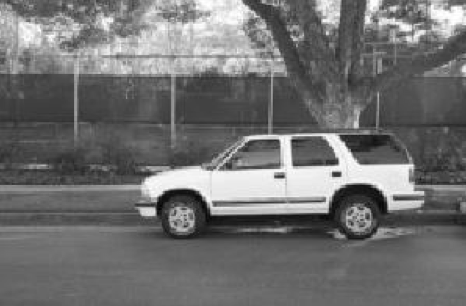
#> input picture bio_image/P2_car.png, 466 x 306 px
$ jupyter execute --allow-errors RANSAC_Hough_Watershed.ipynb   (shell and % lines are left out)   (older library calls are emulated)
#> lines starting #> are read from the running program, lines starting #| are printed output that depends on the picture; after the words box and inside, x2 and y2 are one past the last pixel; in counts of white or black regions, pixels touching at a corner belong together
# Guannan Shen BIOS 7718 Bio Image  HW2

[cell 1]
# modules
import numpy as np
import pandas as pd
import cv2
import matplotlib.pyplot as plt
import math


from mpl_toolkits.mplot3d import Axes3D
from skimage.measure import LineModelND, ransac

import scipy.ndimage as ndi
from skimage.morphology import watershed
from skimage.filters import sobel

# current working directory
import os
os.getcwd()

## RANdom SAmple Consensus (RANSAC)

### Basic Theory
RANSAC is a general framework for model fitting when there are outliers. Here we are going to apply this method to fit 3D lines with present of outliers.

In this case, the RANSAC algorithm works as (from skimage.measure):
1. 2 points (n) are required to fit the model. The model here is total least squares estimator for 3-dimensional lines.
2. The number of iterations required k. And we know we have 30 out of 130, 30 out of 150 and 20 out of 150 inliers. Thus, the k is decided by $(1 - (1 - \epsilon)^n)^k <= 0.01$ where $\epsilon$ is the proportion of outliers.
3. Define the threshold t to identify a point that fits well.
4. For k iterations,
  -  each time, draw 2 points from data, randomly and uniformly.
  -  Fit a 3D line of these 2 points.
  -  For each data points beside these 2, test the distance from the point to the line against t, threshold. Get well-fitted data points.
  -  Another parameter, which is not user-defined in this function, d, is the cutoff for the number of good fit data. If there are d or more points close to the fitted line, this fitted line will be added to the collection of good fits.
5. From the collection of good fits, choose the best one based on the fitting error.

### Fit one line

[cell 2]
# generate data
np.random.seed(1932)
# number of inliers
n = 30
m = 20

# inliers 1
A1 = np.repeat(np.linspace(0.4,0.69, n), 2)
xy1 = np.reshape(A1, (-1, 2))
def getz1(xy):
    return (1 - xy[0]- 2*xy[1])/3

z1 = np.apply_along_axis( getz1, axis=1, arr=xy1 ).reshape(-1, 1)
xyz1 = np.hstack((xy1, z1))
# noise
mean = [0,0,0]
cov = (0.01**2)*np.identity(3)
noise1 = np.random.multivariate_normal(mean, cov, n)
# final inlier
xyz_n = xyz1 + noise1


# inliers 2
A2 = np.repeat(np.linspace(0.4,0.59, m), 2)
xy2 = np.reshape(A2, (-1, 2))
def getz2(xy):
    return (1 - xy[0]- xy[1])

z2 = np.apply_along_axis( getz2, axis=1, arr=xy2 ).reshape(-1, 1)
xyz2 = np.hstack((xy2, z2))
# noise
noise2 = np.random.multivariate_normal(mean, cov, m)
xyz_m = xyz2 + noise2

# outliers
n_o = 100
out = np.random.uniform(low = 0,high = 1,size=(n_o, 3))

# get data 1
data1 = np.vstack( (xyz_n, out))
# get data 2
data2 = np.vstack( (data1, xyz_m))

# solve k base = (1 - (1 - 130/150)**3 )
# (1 - (1 - 130/150)**3 )**1941
# (1 - (1 - 100/130)**3 )**373
# (1 - (1 - 120/150)**3 )**575

To have a hint of the threshold.

[cell 3]
# distance of point to a plane
# a*x + b*y + c*y + d = 0
def shortest_distance_1(out):
    a,b,c,d = [1,2,3,-1]
    x1, y1, z1 = out
    d = abs((a * x1 + b * y1 + c * z1 + d))
    e = (math.sqrt(a * a + b * b + c * c))
    return d/e
d = np.apply_along_axis(shortest_distance_1, axis=1, arr = out ).reshape(-1, 1)
print(d.min())

# [6 lines of commented-out code are left out]

[cell 4]
np.random.seed(1932)
model_robust, inliers = ransac(data1, LineModelND, min_samples=2, residual_threshold=0.03, max_trials=373)
print(sum(inliers[:30]))
print(sum(inliers[30:130]))

[cell 5]
ground_truth1 = np.concatenate( (np.repeat(True, n), np.repeat(False, n_o)) )
print(ground_truth1.shape)
print( sum(ground_truth1) )
outliers = ground_truth1 == False

[cell 6]
# model_robust.predict()
# model_robust.predict( [:,2] )
predict = model_robust.predict( xyz_n[:,0] )

[cell 7]
fig = plt.figure(figsize=(8, 8))
ax = fig.add_subplot(111, projection='3d')
ax.scatter(data1[inliers][:, 0], data1[inliers][:, 1], data1[inliers][:, 2], c='r', marker='o', label='Detected: Inliers')
ax.scatter(data1[outliers][:, 0], data1[outliers][:, 1],data1[outliers][:, 2], c='b', marker='o', label='Truth: Outliers')
ax.scatter(data1[ground_truth1][:, 0], data1[ground_truth1][:, 1], data1[ground_truth1][:, 2], c='g', marker='o', label='Truth: Inliers')
ax.plot(predict[:, 0], predict[:, 1], predict[:, 2], '-k', label='Robust Line Model')
ax.legend(loc='lower left')
plt.show()

30 true inliers are detected. 0 outliers are classified as inliers.

### Fit two lines

[cell 8]
# first fit 30 inliers
np.random.seed(1932)
model_robust1, inliers1 = ransac(data2, LineModelND, min_samples=2, residual_threshold=0.03, max_trials=575)
print(sum(inliers1[:30]))
print(sum(inliers1[30:130]))
print(sum(inliers1[130:150]))

[cell 9]
np.random.seed(1932)
model_robust2, inliers2 = ransac(data2, LineModelND, min_samples=2, residual_threshold=0.0278, max_trials=1941)
print(sum(inliers2[:30]))
print(sum(inliers2[30:130]))
print(sum(inliers2[130:150]))

[cell 10]
# prediction
predict1 = model_robust1.predict( xyz_n[:, 0] )
predict2 = model_robust2.predict( xyz_m[:, 0] )

[cell 11]
fig = plt.figure(figsize=(8, 8))
ax = fig.add_subplot(111, projection='3d')
ax.scatter(data2[inliers1][:, 0], data2[inliers1][:, 1], data2[inliers1][:, 2], c='r', marker='o', label='Detected: Inliers Model 1')
ax.scatter(data2[inliers2][:, 0], data2[inliers2][:, 1], data2[inliers2][:, 2], c='b', marker='o', label='Detected: Inliers Model 2')
ax.scatter(data1[outliers][:, 0], data1[outliers][:, 1],data1[outliers][:, 2], c='g', marker='o', label='Truth: Outliers')
ax.plot(predict1[:, 0], predict1[:, 1], predict1[:, 2], '-k', label='Robust Line Model1')
ax.plot(predict2[:, 0], predict2[:, 1], predict2[:, 2], '-y', label='Robust Line Model2')
ax.legend(loc='lower left')
plt.show()

## Object detection using Hough transform.

### Apply Hough transform to circle detection, particularly for car wheels detection

#### Basic Theory
**Hough transform** is used to link edge points. In this case, we want to find circle edges. In general, Hough transform is the transformation from the image space to the parameter space. Given the equation of circle if the radius is unknown:
$$(a - x_0)^2 + (b - y_0)^2 = r^2$$
All cirles in the image space passing through the point $(x_0, y_0)$ correspond to a cone surface in the abr-parameter space. For all the points in the image space on the same circle, their associated cones intersect at a common point $(a_0, b_0, r_0)$ in the parameter space.
Thus, we need a three dimensional accumulator.
And the circle detection is to find the local maxima in the parameter space.

**Bilateral Filtering**
The bilateral filter, *cv2.bilateralFilter()*, which was defined for, and is highly effective at noise removal while preserving edges.

**Median Filter**
For small to moderate levels of (Gaussian) noise, the median filter is demonstrably better than Gaussian blur at **removing noise whilst preserving edges** for a given, fixed window size. However, its performance is not that much better than Gaussian blur for high levels of noise, whereas, for speckle noise and salt and pepper noise (impulsive noise), it is particularly effective.

#### Implementation
cv2.HoughCircles() from python cv2 was used here. This function takes single channel 8-bit grayscale image. The output is a vector of $(x, y, radius)$.

[cell 12]
# This image is greyscale
# 0 means read as greyscale
img = cv2.imread("P2_car.png",0)
#> img is the input picture: shape (306, 466); min 3, max 255, mean 112.1
print(img.shape)
#| (306, 466)

[cell 13]
# show
plt.imshow(img, cmap = 'gray')
plt.xticks([]), plt.yticks([]) # to hide tick values on X and Y axis
plt.suptitle('Original Image')
plt.show()

This is to provide hints for parameters in cv2.HoughCircles().

[cell 14]
# gaussian filter to blur
blur = cv2.GaussianBlur(img,(7,7),0)
median = cv2.medianBlur(img,7)
# canny edge detection
edges = cv2.Canny(median, 100, 200, apertureSize = 3, L2gradient = True)
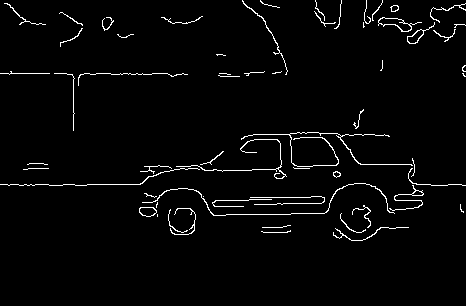
#> edges: shape (306, 466); 2.6% white in thin lines or dots, all inside (x1, y1, x2, y2) = (0, 0, 466, 241)

plt.imshow(edges, cmap = 'gray')
plt.xticks([]), plt.yticks([]), plt.suptitle('Edge Image')
plt.show()

[cell 15]
# hough circle detection
# first int 1 means the same resolution as the input image
# minDist is the distance between nearby circle
# param1 is the maxVal for canny detection
# param2 is the accumulator threshold
circles = cv2.HoughCircles(median,cv2.HOUGH_GRADIENT, 1, minDist = 120, param1=200,param2=20,minRadius=10,maxRadius=30)
#> circles = [[356.5, 211.5, 28.3], [181.5, 218.5, 13.2]]
circles = np.uint16(np.around(circles))
#> circles = [[356, 212, 28], [182, 218, 13]]
print(circles)
#| [[[356 212  28]
#|   [182 218  13]]]

[cell 16]
cimg = cv2.cvtColor(img,cv2.COLOR_GRAY2BGR)
for i in circles[0,:]:
    # draw the outer circle
    cv2.circle(cimg,(i[0],i[1]),i[2],(0,255,0),2)
    # draw the center of the circle
    cv2.circle(cimg,(i[0],i[1]),2,(255,0,0),3)
#> this loop made 2 passes
#> cimg: shape (306, 466, 3); 0.6% of pixels changed, all inside (x1, y1, x2, y2) = (168, 183, 386, 242)

# show image
plt.imshow(cimg, cmap = 'gray')
plt.xticks([]), plt.yticks([]), plt.suptitle('Detected Circles')
plt.show()

### Apply Hough transform to nucleus detection

[cell 17]
# show
# This image is RGB
img = cv2.imread("P2_nuclei.png")
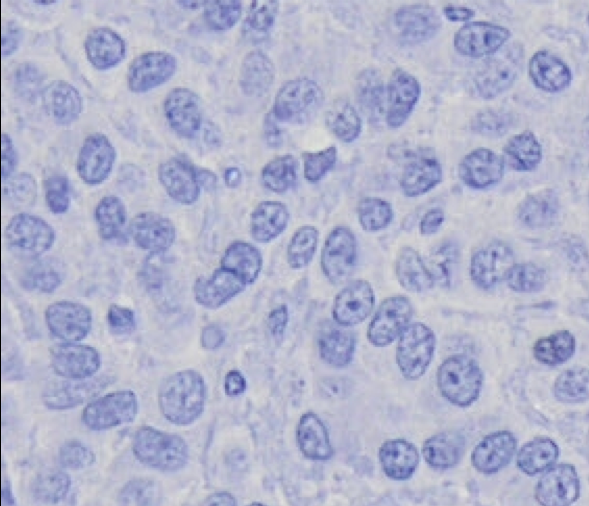
#> input picture bio_image/P2_nuclei.png, 589 x 506 px
#> img is the input picture: shape (506, 589, 3); mean B, G, R 205.1, 179.6, 177

image = cv2.cvtColor(img, cv2.COLOR_BGR2RGB)
plt.axis("off")
plt.imshow(image)
plt.suptitle('Original Image RGB')
plt.show()

[cell 18]
# grayscale
cimg = cv2.cvtColor(img, cv2.COLOR_BGR2GRAY)
#> cimg: shape (506, 589)

plt.axis("off"), plt.suptitle('Original Image')
plt.imshow(cimg, cmap = 'gray')
plt.show()

[cell 19]
# gaussian filter to blur
blur = cv2.GaussianBlur(cimg,(5,5),0)
#> blur: shape (506, 589)
# kernel size 5
median = cv2.medianBlur(cimg,5)
#> median: shape (506, 589)
# canny edge detection
edges = cv2.Canny(median, 40, 80, apertureSize = 3, L2gradient = True)
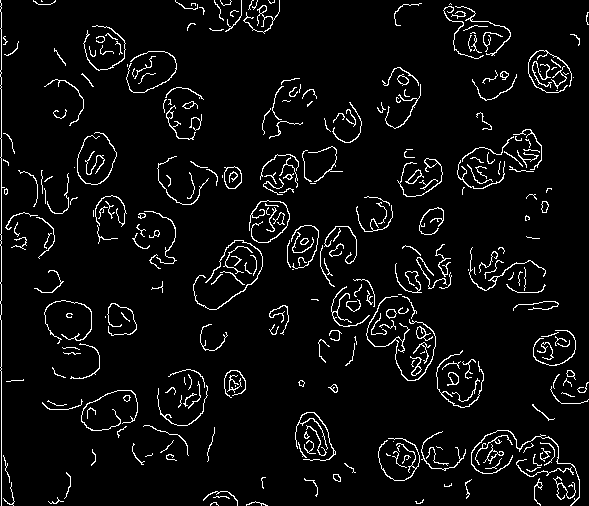
#> edges: shape (506, 589); 5.2% white in thin lines or dots

plt.imshow(edges, cmap = "gray")
plt.xticks([]), plt.yticks([]), plt.suptitle('Edge Image')
plt.show()

[cell 20]
circles = cv2.HoughCircles(median,cv2.HOUGH_GRADIENT, 1, minDist = 35, param1=80,param2=10,minRadius=15,maxRadius=30)
#> circles = 78 rows, first 8: [103.5, 48.5, 20.2], [456.5, 381.5, 19.3], [487.5, 457.5, 16.7], [300.5, 105.5, 27.1], [180.5, 403.5, 21.6], [272.5, 224.5, 23.5], [390.5, 323.5, 27.2], [77.5, 354.5, 23.9]
circles = np.uint16(np.around(circles))
#> circles = 78 rows, first 8: [104, 48, 20], [456, 382, 19], [488, 458, 17], [300, 106, 27], [180, 404, 22], [272, 224, 24], [390, 324, 27], [78, 354, 24]
circles.shape[1]
#> Out = 78

[cell 21]
# This image is RGB
img = cv2.imread("P2_nuclei.png")
for i in circles[0,:]:
    # draw the center of the circle
    cv2.circle(img,(i[0],i[1]),2,(0,0,255),3)
#> this loop made 78 passes
#> i on passes 1 to 12: [104, 48, 20], [456, 382, 19], [488, 458, 17], [300, 106, 27], [180, 404, 22], [272, 224, 24], [390, 324, 27], [78, 354, 24], [154, 232, 20], [278, 176, 17], [154, 76, 27], [400, 458, 22]
#> img: shape (506, 589, 3); 1.07% of pixels changed, all inside (x1, y1, x2, y2) = (6, 2, 575, 497)

# show image
plt.imshow(cv2.cvtColor(img, cv2.COLOR_BGR2RGB))
plt.xticks([]), plt.yticks([]), plt.suptitle('Detected Circles')
plt.show()

There are 75 nuclei detected.

## Object segmentation using watershed transform.

### Coins Segmentation
Apply marker-controlled watershed to image segmentation for P3_coins.png. You might want to use the erosion morphology operation to find the markers. Please draw the segmented boundaries/contours on the original image and mark the contours with different colors, one per segment.

#### Watershed transform
**Watershed transform** interprets the grayscale image as topological map where intensity denotes hills or valleys. It is often applied to the gradient of the image for segmentation.

Basically, the algorithm starts filling local maxima (isolated valleys) with different colored water (labels). As the water rises, depending on the surrounding hills (gradients), water from nearby valleys will start to merge. To avoid that, dams will be built in the locations where water merges. Keeps this process untill all the peaks are under the water. As a result, these dams are the boundaries of the segmented regions.

Usually, this method suffers from over-segmentation due to noise and irrelevant details. Thus, in practice, **marker-based watershed** algorithm is always used. Particularly, both internal markers, associated with objects of interest and external markers, associated with image background are used.

[cell 22]
# This image is grayscale # 0 means read as grayscale
img = cv2.imread("P3_coins.png",0)
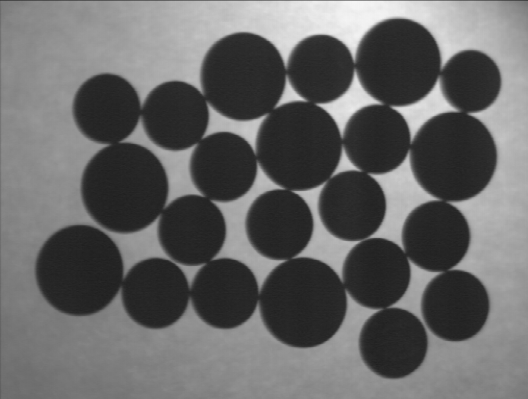
#> input picture bio_image/P3_coins.png, 528 x 399 px
#> img is the input picture: shape (399, 528); min 31, max 245, mean 102.6
plt.axis("off"), plt.suptitle('Original Image')
plt.imshow(img, cmap = 'gray')
plt.show()

There is no overlapping in the orginical image.

[cell 23]
# Otsu’s binarization thresholding
# return value and binary image
ret, thresh = cv2.threshold(img,0,255,cv2.THRESH_BINARY_INV+cv2.THRESH_OTSU)
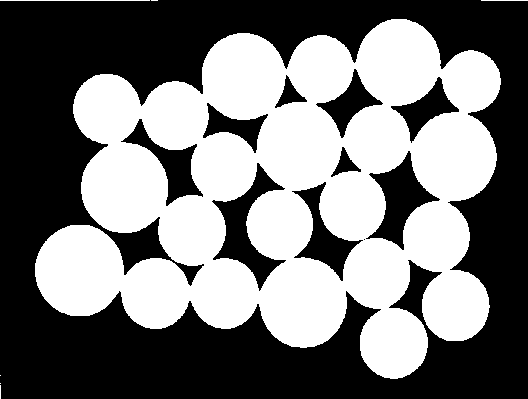
#> thresh: shape (399, 528); 46.3% white; 7 white regions (4 under 20 px), largest, box (x1, y1, x2, y2) and area: (35, 19, 501, 379) 97344, (0, 0, 150, 1) 150, (481, 0, 528, 1) 47
#> ret = 98

[cell 24]
# Erosion morphology removes the boundary pixels.
# So whatever remaining, we can be sure it is coin.
# opening (erosion followed by dilation) to remove noise
kernel = np.ones((5,5),np.uint8)
opening = cv2.morphologyEx(thresh, cv2.MORPH_OPEN, kernel, iterations = 2)
#> opening: shape (399, 528); 46.2% white; 1 white region, box (x1, y1, x2, y2) and area: (35, 19, 500, 378) 97240
############# foreground ##############
############ erosion morphology operation to find the markers
sure_fg = cv2.erode(opening,kernel,iterations = 5)
#> sure_fg: shape (399, 528); 19.8% white; 22 white regions, largest, box (x1, y1, x2, y2) and area: (46, 236, 114, 305) 3227, (92, 153, 157, 222) 3129, (270, 268, 336, 337) 3102

[cell 25]
# Dilation increases object boundary to background.
# This way, we can make sure whatever region in background in result
# is really a background, since boundary region is removed.
# sure background area
sure_bg = cv2.dilate(opening,kernel,iterations = 5)
#> sure_bg: shape (399, 528); 65% white; 6 black regions, box (x1, y1, x2, y2) and area: (0, 0, 528, 399) 73239, (394, 179, 411, 210) 265, (131, 241, 149, 250) 105, (175, 160, 181, 185) 92, (321, 244, 336, 253) 52, (235, 211, 239, 248) 49

[cell 26]
# making markers
unknown = cv2.subtract(sure_bg,sure_fg)
#> unknown: shape (399, 528); 45.2% white; 1 white region, box (x1, y1, x2, y2) and area: (25, 9, 510, 388) 95260
# Marker labelling
ret, markers = cv2.connectedComponents(sure_fg)
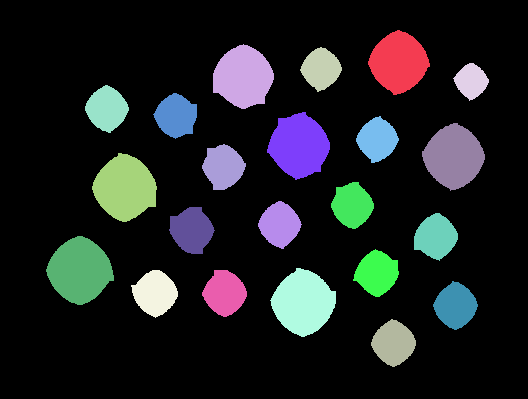
#> markers: shape (399, 528) int32; 23 distinct labels, from 0 to 22; one colour per label, 0 black
#> ret = 23
# Add one to all labels so that sure background is not 0, but 1
markers += 1
#> markers: shape (399, 528) int32; 23 distinct labels, from 1 to 23
# Now, mark the region of unknown with zero
markers[unknown==255] = 0
#> markers: shape (399, 528) int32; 24 distinct labels, from 0 to 23

[cell 27]
# gray to BGR
img_bgr = cv2.cvtColor(img, cv2.COLOR_GRAY2BGR)
# segmentation
seg = cv2.watershed(img_bgr, markers)
#> seg: shape (399, 528) int32; 24 distinct labels, from -1 to 23
img_bgr[seg == -1] = [0,255,0]
#> img_bgr: shape (399, 528, 3); 2.93% of pixels changed, all inside (x1, y1, x2, y2) = (0, 0, 528, 399)

[cell 28]
# final images
fig = plt.figure(figsize=(9, 13))
ax = []
fig.suptitle("Coins Segmentation", fontsize=16)

ax.append(fig.add_subplot(3, 2, 1))
ax[-1].set_title("Thresholding")
plt.imshow(thresh, cmap = 'gray')
plt.axis("off")

ax.append(fig.add_subplot(3, 2, 2))
ax[-1].set_title("Denoising Image")
plt.imshow(opening, cmap = 'gray')
plt.axis("off")

ax.append(fig.add_subplot(3, 2, 3))
ax[-1].set_title("Background")
plt.imshow(sure_bg, cmap = 'gray')
plt.axis("off")

ax.append(fig.add_subplot(3, 2, 4))
ax[-1].set_title("Foreground")
plt.imshow(sure_fg, cmap = 'gray')
plt.axis("off")

ax.append(fig.add_subplot(3, 2, 5))
ax[-1].set_title("Segmentation")
plt.imshow(img_bgr)
plt.axis("off")

ax.append(fig.add_subplot(3, 2, 6))
ax[-1].set_title("Segmentation Final")
#> (the rest of this cell did not finish here and is left out)

[cell 29]
# [8 lines of commented-out code are left out]

### Particles Segmentation

[cell 30]
# This image is grayscale # 0 means read as grayscale
img = cv2.imread("P3_particles.png",0)
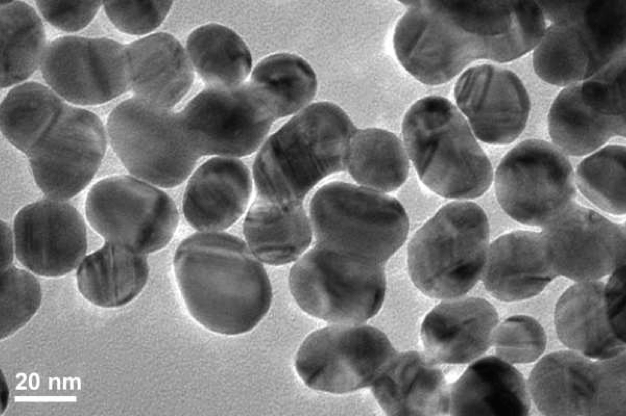
#> input picture bio_image/P3_particles.png, 626 x 416 px
#> img is the input picture: shape (416, 626); min 5, max 255, mean 115.4
plt.axis("off"), plt.suptitle('Original Image')
plt.imshow(img, cmap = 'gray')
plt.show()

There are overlappings in the orginical image. Distance transform was used to deal with the issue here.

[cell 31]
# return value and binary image
ret, thresh = cv2.threshold(img,0,255,cv2.THRESH_BINARY_INV+cv2.THRESH_OTSU)
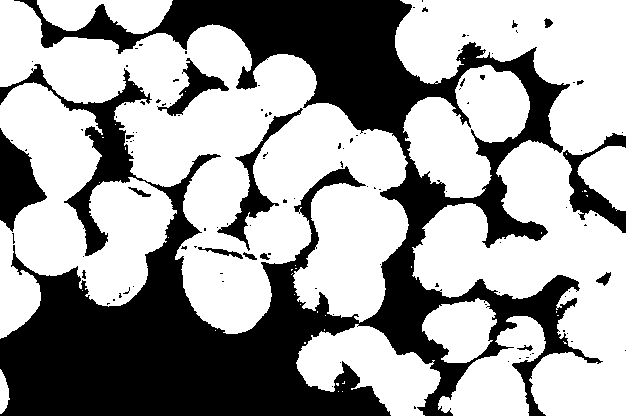
#> thresh: shape (416, 626); 62.7% white; 111 black regions (94 under 20 px), largest, box (x1, y1, x2, y2) and area: (0, 0, 603, 416) 88734, (0, 128, 47, 232) 2524, (563, 133, 626, 233) 1950
#> ret = 127

# opening (erosion followed by dilation) to remove noise
kernel = np.ones((5,5),np.uint8)
opening = cv2.morphologyEx(thresh, cv2.MORPH_OPEN, kernel, iterations = 2)
#> opening: shape (416, 626); 60.9% white; 15 black regions (11 under 20 px), largest, box (x1, y1, x2, y2) and area: (0, 0, 626, 416) 101557, (596, 272, 611, 286) 105, (544, 18, 553, 28) 57, (512, 20, 518, 33) 38

# Finding sure foreground area
# Distance transform
dist_transform = cv2.distanceTransform(opening, cv2.DIST_L2, 5)
ret, sure_fg = cv2.threshold(dist_transform, 0.25*dist_transform.max(), 255, 0)
#> sure_fg: shape (416, 626) float32; 13.6% white; 34 white regions (2 under 20 px), largest, box (x1, y1, x2, y2) and area: (553, 0, 626, 132) 6083, (326, 203, 389, 297) 3346, (551, 369, 626, 416) 2694
#> ret = 19.33
sure_fg = np.uint8(sure_fg)


plt.axis("off"), plt.suptitle('Foreground')
plt.imshow(sure_fg, cmap = 'gray')
plt.show()

## background
# sure background area
sure_bg = cv2.dilate(opening,kernel,iterations=3)
#> sure_bg: shape (416, 626); 77.7% white; 34 black regions (10 under 20 px), largest, box (x1, y1, x2, y2) and area: (0, 223, 381, 416) 33825, (168, 0, 450, 127) 14241, (379, 248, 442, 364) 2498
unknown = cv2.subtract(sure_bg,sure_fg)
#> unknown: shape (416, 626); 64.1% white; 68 black regions (12 under 20 px), largest, box (x1, y1, x2, y2) and area: (0, 223, 381, 416) 33825, (168, 0, 450, 127) 14241, (553, 0, 626, 132) 6083

# Marker labelling
ret, markers = cv2.connectedComponents(sure_fg)
#> markers: shape (416, 626) int32; 35 distinct labels, from 0 to 34
#> ret = 35
# Add one to all labels so that sure background is not 0, but 1
markers += 1
#> markers: shape (416, 626) int32; 35 distinct labels, from 1 to 35
# Now, mark the region of unknown with zero
markers[unknown==255] = 0
#> markers: shape (416, 626) int32; 36 distinct labels, from 0 to 35

[cell 32]
# gray to BGR
img_bgr = cv2.cvtColor(img, cv2.COLOR_GRAY2BGR)
# segmentation
seg = cv2.watershed(img_bgr ,markers)
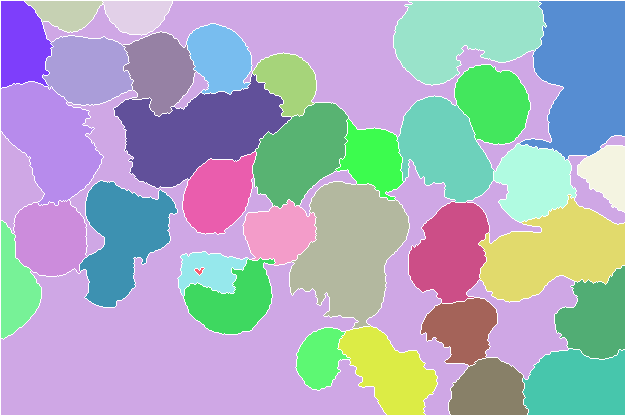
#> seg: shape (416, 626) int32; 36 distinct labels, from -1 to 35; one colour per label, 0 black, -1 white
img_bgr[seg == -1] = [255,0,0]
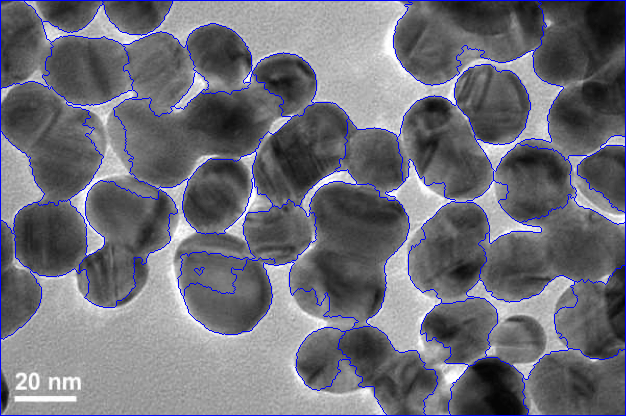
#> img_bgr: shape (416, 626, 3); 3.4% of pixels changed, all inside (x1, y1, x2, y2) = (0, 0, 626, 416)

plt.axis("off"), plt.suptitle('Original Image')
plt.imshow(img_bgr)
plt.show()
